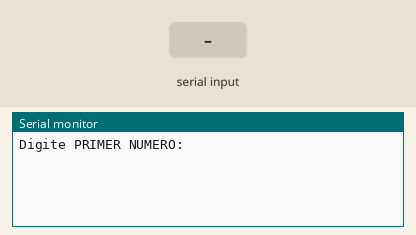
Recording of a program running on a simulated ESP32. Shown: the last lines printed to the serial monitor. The inputs (shaded band) are chosen by the test bench.

Above: at 1.2 s.
1.3 s: "90,45,200\n" received over Serial
At 2.1 s:
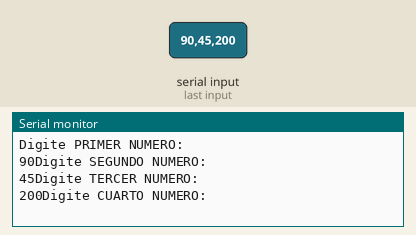
2.8 s: "30,150,10\n" received over Serial
At 4.7 s:
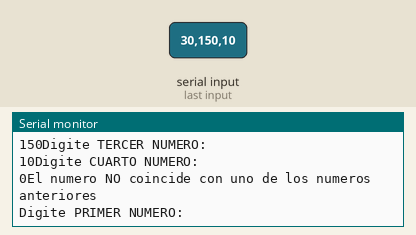

Measured:
- after the input at 1.3 s, the serial monitor: prints a new line at once (image 1)
- after the input at 2.8 s, the serial monitor: prints a new line at once (image 2)

The program:

main.cpp
```cpp
/*8. Escribe un programa que lea de la entrada estándar tres números. Después
debe leer un cuarto número e indicar si el número coincide con alguno de los
introducidos con anterioridad.

#include<iostream>

using namespace std;

int main(){
	int n1,n2,n3,n4;

	cout<<"Digite 3 numeros: ";
	cin>>n1>>n2>>n3; //pedimos los 3 primeros numeros

	cout<<"Digite un 4to numero: ";
	cin>>n4;

	if((n1==n4)||(n2==n4)||(n3==n4)){
		cout<<"El numero coincide con uno de los numeros anteriores";
	}
	else{
		cout<<"El numero no coincide con ninguno de los anteriores";
	}

	return 0;
}

*/

#include <Arduino.h>

	int n1,n2,n3,n4;

void setup()
{
  	Serial.begin(9600);
}

void loop()
{

	Serial.println("Digite PRIMER NUMERO: "); while(!Serial.available()){} n1 = Serial.parseInt();
	Serial.print(String(n1));
	Serial.println("Digite SEGUNDO NUMERO: "); while(!Serial.available()){} n2 = Serial.parseInt();
	Serial.print(String(n2));
	Serial.println("Digite TERCER NUMERO: "); while(!Serial.available()){} n3 = Serial.parseInt();
	Serial.print(String(n3));
	Serial.println("Digite CUARTO NUMERO: "); while(!Serial.available()){} n4 = Serial.parseInt();
	Serial.print(String(n4));

	if((n1==n4)||(n2==n4)||(n3==n4)){
		Serial.println("El numero coincide con uno de los numeros anteriores ");
	}
	else{
		Serial.println("El numero NO coincide con uno de los numeros anteriores ");
	}


}
```
